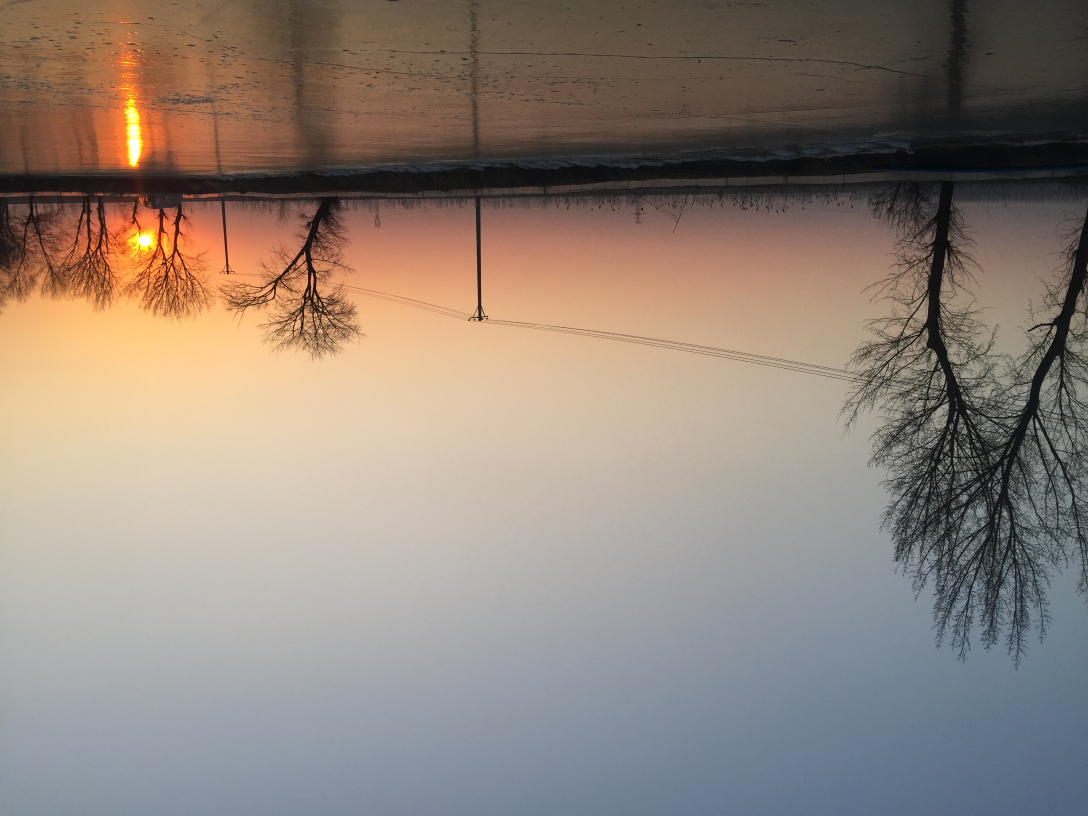
#> input picture pic.JPG, 3264 x 2448 px (shown at 1/3 size)
$ python pillow.py
#> lines starting #> are read from the running program, lines starting #| are printed output that depends on the picture
from PIL import Image

# Python 中的图像处理库 Pillow
# PIL在Python3中更名为Pillow
# Python2中安装命令: sudo pip install PIL
# Python3中安装命令: sudo pip install Pillow

img = Image.open('pic.JPG')
#> img is the input picture: PIL image 3264x2448 RGB; mean R, G, B 143.9, 130.5, 120.5
print(img.size, img.mode)       # (3264, 2448) RGB
#| (3264, 2448) RGB

# [7 lines of commented-out code are left out]
frame = (1632, 0, 3264, 1224) # 图片四分之一右上角部分
# (left, upper, right, lower)
# right > left; lower > upper
# 剪切后图片:
#      x = left;                 y = upper;
# height = lower - upper;    width = right - left;
crop_img = Image.open('pic.JPG').crop(frame)
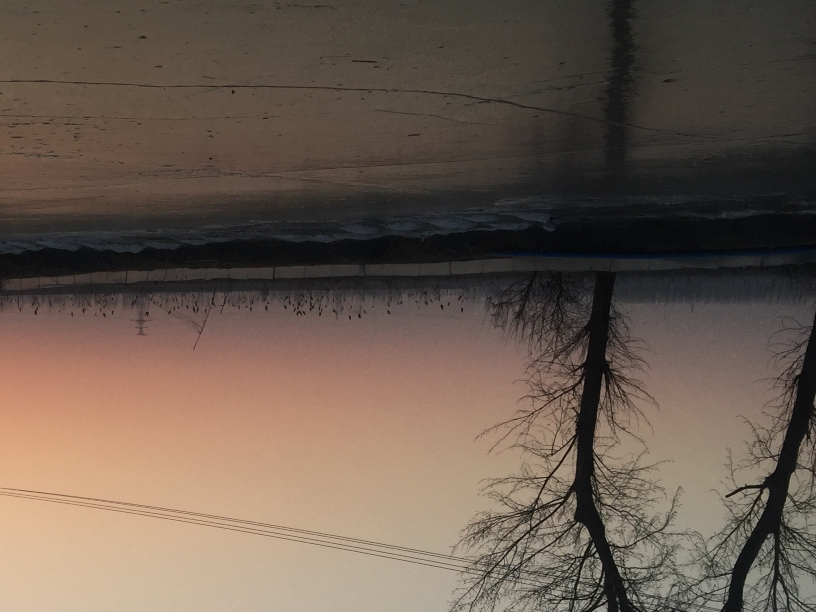
#> crop_img: PIL image 1632x1224 RGB (shown at 1/2 size); mean R, G, B 105.8, 90.6, 79
crop_img.save('/Users/zhangzhao/PycharmProjects/pillow_demo/crop.jpg')
#crop_img.show()
print(crop_img.size)    # (1632, 1224)
#| (1632, 1224)

# 几何转换
resize_out = crop_img.resize((200, 200))
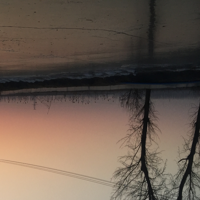
#> resize_out: PIL image 200x200 RGB; mean R, G, B 105.7, 90.6, 79
#resize_out.show()

rotate_out = crop_img.rotate(45)    # 逆时针 45
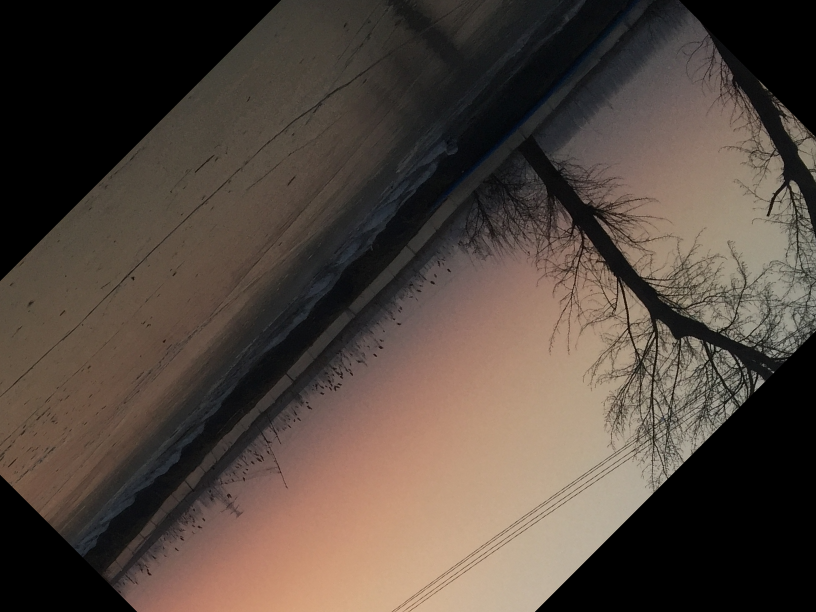
#> rotate_out: PIL image 1632x1224 RGB (shown at 1/2 size); mean R, G, B 81.9, 69.9, 61.5
#rotate_out.show()

# 模式转换
change_mode = resize_out.convert('L')
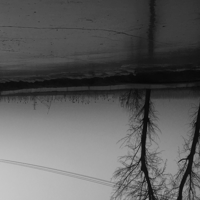
#> change_mode: PIL image 200x200 L; min 6, max 200, mean 93.8
print(resize_out.mode)  # RGB
#| RGB
print(change_mode.mode) # L
#| L
